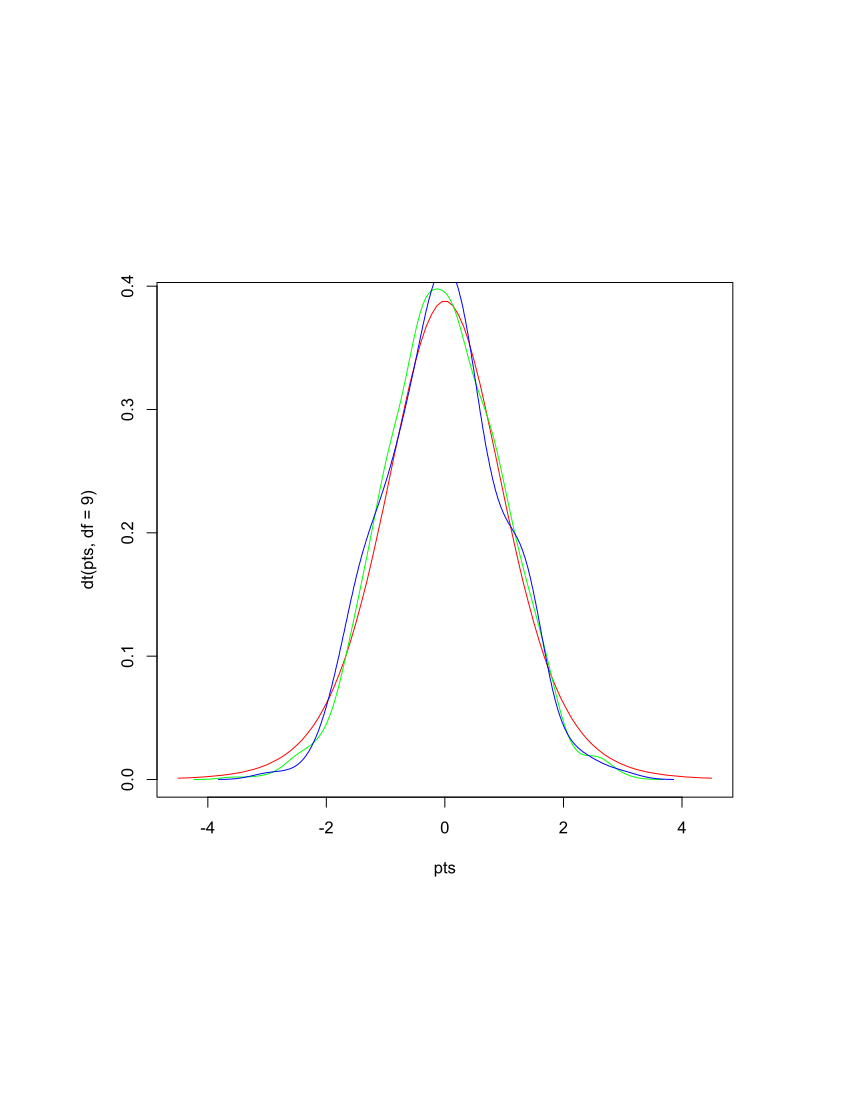

Recreate this plot in R.
#Author: April Ossai, Date: 31/10 Purpose: Calculate T test

#create 2 variables/ groups x and y
> x= rnorm(1000)
> y= rnorm(300)

#Plot x & y variables to check if they follow a normal distribution
> pts= seq(-4.5,4.5, length=100)  #generate 100 points between -4.5 & 4.5 store in pts
> plot(pts, dt(pts,df=9),col='red',type='l')
> lines(density(x),col='green')
> lines(density(y),col='blue')

#apply the test function to get p value
> ttest= t.test(x,y)
> ttest

 Welch Two Sample t-test

data:  x and y
t = 0.22081, df = 494.41, p-value = 0.8253
alternative hypothesis: true difference in means is not equal to 0
95 percent confidence interval:
 -0.1123017  0.1407397
sample estimates:
  mean of x   mean of y 
-0.01676615 -0.03098514 
